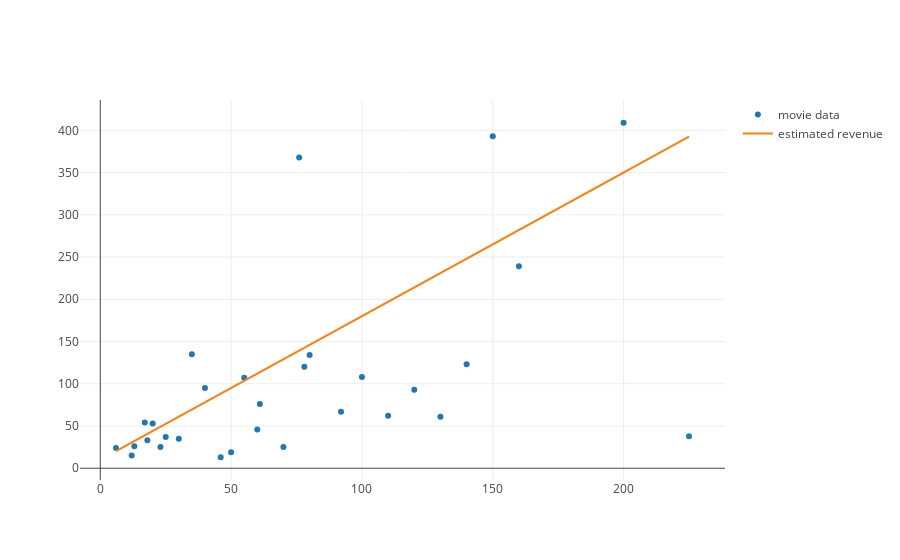

Notebook code cell kept with this figure:
### Markdown cell above
Let's plot the data as well as the regression line to get a sense of what we are looking at.

### Code cell
from plotly.offline import iplot, init_notebook_mode
init_notebook_mode(connected=True)
from graph import trace_values, m_b_trace, plot

if x_values and y_values:
    movies_trace = trace_values(x_values, y_values, text=titles, name='movie data')
    regression_trace = m_b_trace(1.7, 10, x_values, name='estimated revenue')
    plot([movies_trace, regression_trace])

### Figure 1 — Plotly figure (JSON) as saved in the notebook; plotly's stock layout.template omitted (floating-point values rounded to 4 significant figures)
{"data": [{"mode": "markers", "name": "movie data", "text": ["21 &amp; Over", "Dredd 3D", "12 Years a Slave", "2 Guns", "42", "47 Ronin", "A Good Day to Die Hard", "About Time", "After Earth", "August: Osage County", "Beautiful Creatures", "Blue Jasmine", "Captain Phillips", "Carrie", "Cloudy with a Chance of Meatballs 2", "Despicable Me 2", "Don Jon", "Elysium", "Ender&#39;s Game", "Epic", "Escape Plan", "Evil Dead", "Fast and Furious 6", "Frozen", "G.I. Joe: Retaliation", "Gangster Squad", "Grown Ups", "Her", "Identity Thief", "Iron Man 3"], "type": "scatter", "uid": "26e740b6-2c75-11e9-981b-855431079533", "x": [13, 46, 20, 61, 40, 225, 92, 12, 130, 25, 50, 18, 55, 30, 78, 76, 6, 120, 110, 100, 70, 17, 160, 150, 140, 60, 80, 23, 35, 200], "y": [26, 13, 53, 76, 95, 38, 67, 15, 61, 37, 19, 33, 107, 35, 120, 368, 24, 93, 62, 108, 25, 54, 239, 393, 123, 46, 134, 25, 135, 409]}, {"mode": "lines", "name": "estimated revenue", "type": "scatter", "uid": "26e74408-2c75-11e9-981b-855431079533", "x": [13, 46, 20, 61, 40, 225, 92, 12, 130, 25, 50, 18, 55, 30, 78, 76, 6, 120, 110, 100, 70, 17, 160, 150, 140, 60, 80, 23, 35, 200], "y": [32.1, 88.2, 44, 113.7, 78, 392.5, 166.4, 30.4, 231, 52.5, 95, 40.6, 103.5, 61, 142.6, 139.2, 20.2, 214, 197, 180, 129, 38.9, 282, 265, 248, 112, 146, 49.1, 69.5, 350]}], "layout": {}}
